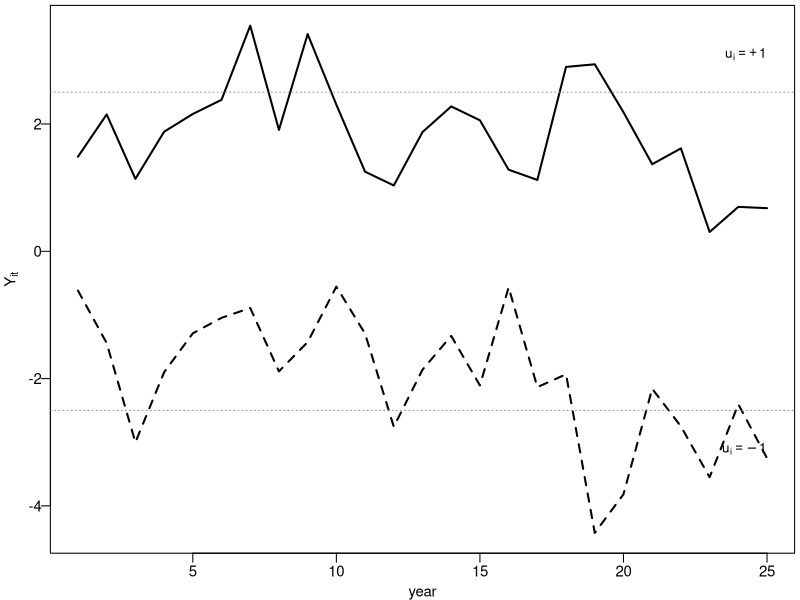
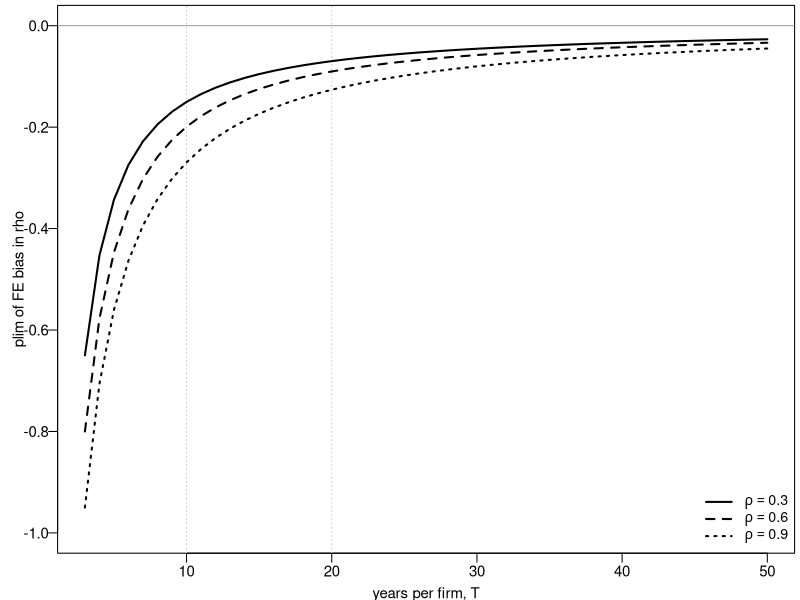
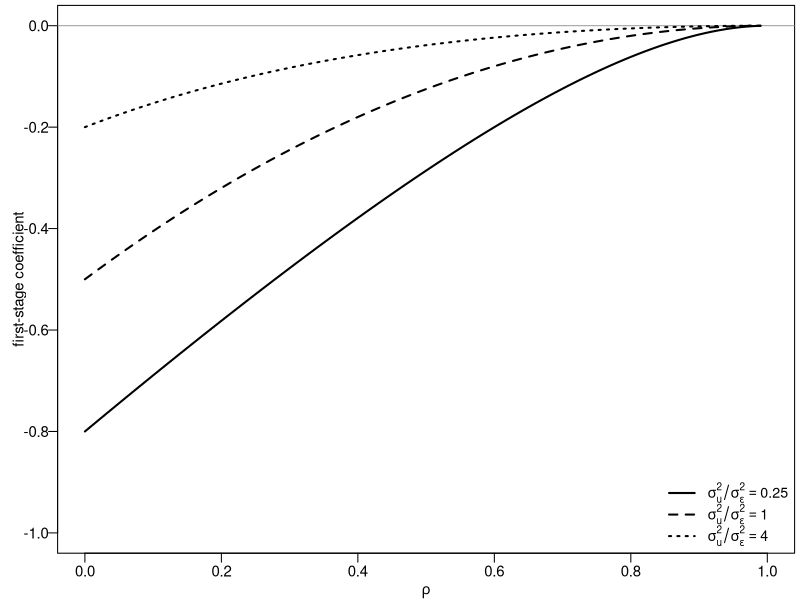
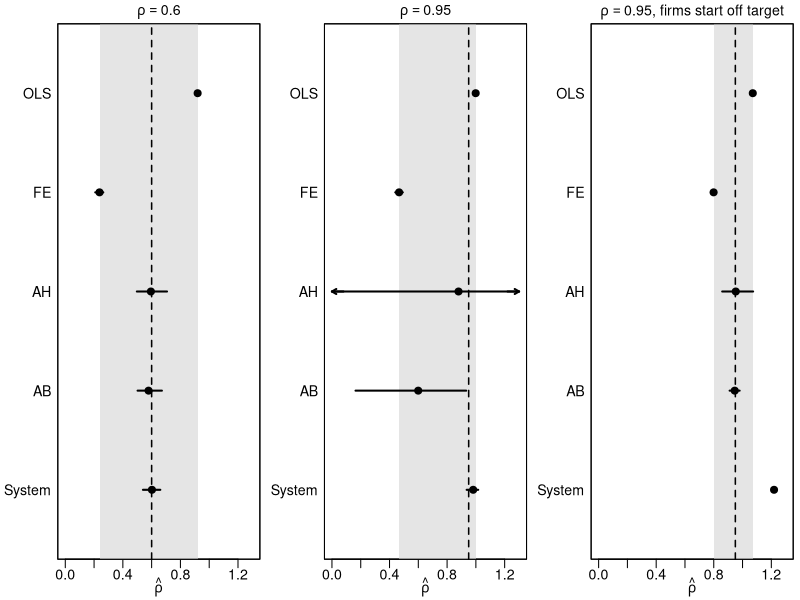

These charts were generated, in order, by the following R code:
## ---- chunk 1
slope <- function(x, y) sum((x - mean(x)) * (y - mean(y))) / sum((x - mean(x))^2)
dm    <- function(z, g) z - ave(z, g)
nickell <- function(a, m) {                            # Nickell (1981) plim of FE bias, m = T-1 AR obs
  if (m < 3) return(-(1 + a) / 2)
  A <- 1 - (1 / m) * (1 - a^m) / (1 - a)
  B <- 1 - (2 * a / ((1 - a) * (m - 1))) * (1 - (1 - a^m) / (m * (1 - a)))
  -((1 + a) / (m - 1)) * A / B
}
gen_panel <- function(N, T, rho, su = 1, se = 1, on_target = TRUE) {   # T x N matrix of levels
  u <- rnorm(N, 0, su)                                 # on_target: start at own long-run level
  y <- (if (on_target) u / (1 - rho) else 0) + rnorm(N, 0, se / sqrt(1 - rho^2))
  M <- matrix(0, T, N); M[1, ] <- y
  for (t in 2:T) M[t, ] <- rho * M[t - 1, ] + u + rnorm(N, 0, se)
  M
}
f2 <- function(x) sprintf("%.2f", x)
## ---- chunk 2
#| fig-width: 8
#| fig-height: 2.0
#| out-width: 78%
#| fig-align: center
set.seed(3); rho <- 0.6; T <- 25
one <- function(u) { y <- u / (1 - rho) + rnorm(1, 0, 1 / sqrt(1 - rho^2))
  out <- numeric(T); for (t in 1:T) { y <- rho * y + u + rnorm(1); out[t] <- y }; out }
yA <- one(1); yB <- one(-1)
par(mar = c(2.6, 2.8, 0.3, 0.3), mgp = c(1.6, 0.5, 0), cex = 0.9)
plot(1:T, yA, type = "l", lwd = 2, ylim = range(c(yA, yB)), xlab = "year", ylab = expression(Y[it]), las = 1)
lines(1:T, yB, lwd = 2, lty = 2)
abline(h = c(1, -1) / (1 - rho), col = "grey60", lty = 3)
text(T, 1 / (1 - rho) + 0.6, expression(u[i] == +1), adj = 1, cex = 0.9)
text(T, -1 / (1 - rho) - 0.6, expression(u[i] == -1), adj = 1, cex = 0.9)
## ---- chunk 3
set.seed(4242)
.T <- 5; .N <- 100000                                  # rho = 0 exactly; sigma_u = sigma_e = 1
.M  <- matrix(rep(rnorm(.N), each = .T), .T, .N) + matrix(rnorm(.T * .N), .T, .N)
.id <- rep(1:.N, each = .T - 1)
.yc <- as.vector(.M[2:.T, ]); .yl <- as.vector(.M[1:(.T - 1), ])
z0 <- c(ols = slope(.yl, .yc), fe = slope(dm(.yl, .id), dm(.yc, .id)))
## ---- chunk 4
#| results: asis
set.seed(20260202)
rho <- 0.6; N <- 4000
est <- function(T) {
  M <- gen_panel(N, T, rho)
  id <- rep(1:N, each = T - 1)
  yc <- as.vector(M[2:T, , drop = FALSE]); yl <- as.vector(M[1:(T - 1), , drop = FALSE])
  c(slope(yl, yc), slope(dm(yl, id), dm(yc, id)))
}
Ts <- c(3, 5, 10, 30)
r  <- sapply(Ts, est)
brk <- r[, 2]                                           # T = 5: OLS, FE
np <- rho + sapply(Ts - 1, function(m) nickell(rho, m))
cat(sprintf(
"\\begin{center}\\small
\\begin{tabular}{lcccc}
\\toprule
Years per firm & $T=3$ & $T=5$ & $T=10$ & $T=30$ \\\\
\\midrule
Pooled OLS \\quad(biased \\textbf{up}) & $%.3f$ & $%.3f$ & $%.3f$ & $%.3f$ \\\\
Fixed effects \\quad(biased \\textbf{down}) & $%.3f$ & $%.3f$ & $%.3f$ & $%.3f$ \\\\
\\quad \\emph{Nickell (1981) plim, for comparison} & \\itshape %.3f & \\itshape %.3f & \\itshape %.3f & \\itshape %.3f \\\\
\\midrule
Truth & $0.600$ & $0.600$ & $0.600$ & $0.600$ \\\\
\\bottomrule
\\end{tabular}
\\end{center}
", r[1,1], r[1,2], r[1,3], r[1,4], r[2,1], r[2,2], r[2,3], r[2,4], np[1], np[2], np[3], np[4]))
## ---- chunk 5
#| fig-width: 8
#| fig-height: 2.6
#| out-width: 85%
#| fig-align: center
Tgrid <- 3:50
par(mar = c(2.6, 3.2, 0.3, 0.3), mgp = c(1.7, 0.5, 0), cex = 0.9)
plot(NA, xlim = c(3, 50), ylim = c(-1, 0), xlab = "years per firm, T", ylab = "plim of FE bias in rho", las = 1)
abline(h = 0, col = "grey60"); abline(v = c(10, 20), col = "grey80", lty = 3)
for (k in 1:3) {
  a <- c(0.3, 0.6, 0.9)[k]
  lines(Tgrid, sapply(Tgrid - 1, function(m) nickell(a, m)), lwd = 2, lty = k)
}
legend("bottomright", bty = "n", lwd = 2, lty = 1:3, cex = 0.95,
       legend = c(expression(rho == 0.3), expression(rho == 0.6), expression(rho == 0.9)))
## ---- chunk 6
#| fig-width: 8
#| fig-height: 2.6
#| out-width: 85%
#| fig-align: center
gam <- function(rho, r) { k <- (1 - rho) / (1 + rho); (rho - 1) * k / (k + r) }
rg <- seq(0, 0.99, by = 0.01)
par(mar = c(2.6, 3.2, 0.3, 0.3), mgp = c(1.7, 0.5, 0), cex = 0.9)
plot(NA, xlim = c(0, 1), ylim = c(-1, 0), xlab = expression(rho), ylab = "first-stage coefficient", las = 1)
abline(h = 0, col = "grey60")
for (k in 1:3) { vr <- c(0.25, 1, 4)[k]; lines(rg, gam(rg, vr), lwd = 2, lty = k) }
legend("bottomright", bty = "n", lwd = 2, lty = 1:3, cex = 0.95,
       legend = c(expression(sigma[u]^2/sigma[epsilon]^2 == 0.25), expression(sigma[u]^2/sigma[epsilon]^2 == 1), expression(sigma[u]^2/sigma[epsilon]^2 == 4)))
## ---- chunk 7
#| results: asis
estimators <- function(M) {
  T <- nrow(M); N <- ncol(M)
  id <- rep(1:N, each = T - 1)
  yc <- as.vector(M[2:T, ]); yl <- as.vector(M[1:(T - 1), ])
  ols <- slope(yl, yc); fe <- slope(dm(yl, id), dm(yc, id))
  dY  <- M[3:T, , drop = FALSE] - M[2:(T - 1), , drop = FALSE]      # Anderson-Hsiao
  dY1 <- M[2:(T - 1), , drop = FALSE] - M[1:(T - 2), , drop = FALSE]
  Z2  <- M[1:(T - 2), , drop = FALSE]
  ah  <- sum(Z2 * dY) / sum(Z2 * dY1)
  m <- T - 2; L <- m * (m + 1) / 2                                  # one-step GMM
  H <- diag(2, m); H[abs(row(H) - col(H)) == 1] <- -1               # difference block
  Hs <- rbind(cbind(H, matrix(0, m, m)), cbind(matrix(0, m, m), diag(m)))   # + levels block
  ZHZ <- matrix(0, L, L); ZX <- numeric(L); ZY <- numeric(L)
  SZ <- matrix(0, L + m, L + m); SX <- numeric(L + m); SY <- numeric(L + m)
  for (i in 1:N) {
    Zi <- matrix(0, m, L); c0 <- 0                                  # Arellano-Bond: Y_1..Y_{t-2}
    for (s in 1:m) { Zi[s, c0 + 1:s] <- M[1:s, i]; c0 <- c0 + s }
    ZHZ <- ZHZ + crossprod(Zi, H %*% Zi)
    ZX  <- ZX + crossprod(Zi, dY1[, i]); ZY <- ZY + crossprod(Zi, dY[, i])
    Zs <- rbind(cbind(Zi, matrix(0, m, m)),                         # system: + levels eq.,
                cbind(matrix(0, m, L), diag(dY1[, i], m)))          #   instrument dY_{t-1}
    Xs <- c(dY1[, i], M[2:(T - 1), i]); Ys <- c(dY[, i], M[3:T, i])
    SZ <- SZ + crossprod(Zs, Hs %*% Zs); SX <- SX + crossprod(Zs, Xs); SY <- SY + crossprod(Zs, Ys)
  }
  W  <- solve(ZHZ); ab  <- as.numeric((t(ZX) %*% W  %*% ZY) / (t(ZX) %*% W  %*% ZX))
  Ws <- solve(SZ);  sys <- as.numeric((t(SX) %*% Ws %*% SY) / (t(SX) %*% Ws %*% SX))
  c(ols = ols, fe = fe, ah = ah, ab = ab, sys = sys)
}
set.seed(1)
sims <- list(a = replicate(200, estimators(gen_panel(500, 6, 0.6))),
             b = replicate(200, estimators(gen_panel(500, 6, 0.95))),
             c = replicate(200, estimators(gen_panel(500, 6, 0.95, on_target = FALSE))))
med  <- lapply(sims, function(s) apply(s, 1, median))
cell <- function(s) apply(s, 1, function(v)
  sprintf("$%.2f$ \\;{\\footnotesize[$%.2f$, $%.2f$]}", median(v), quantile(v, .1), quantile(v, .9)))
s6 <- cell(sims$a); s95 <- cell(sims$b)
cat(sprintf(
"\\begin{center}\\small
\\begin{tabular}{lcc}
\\toprule
 & $\\rho = 0.6$ & $\\rho = 0.95$ \\\\
\\midrule
Pooled OLS & %s & %s \\\\
Fixed effects & %s & %s \\\\
Anderson--Hsiao (one instrument) & %s & %s \\\\
Arellano--Bond (all lags, one-step) & %s & %s \\\\
\\bottomrule
\\end{tabular}
\\end{center}
", s6[1], s95[1], s6[2], s95[2], s6[3], s95[3], s6[4], s95[4]))
## ---- chunk 8
#| fig-width: 8
#| fig-height: 2.1
#| out-width: 92%
#| fig-align: center
labs <- c("OLS", "FE", "AH", "AB", "System")
ttl  <- c(expression(rho == 0.6), expression(rho == 0.95), expression(rho == 0.95 * ", firms start off target"))
tru  <- c(0.6, 0.95, 0.95); xl <- c(0, 1.3)
par(mfrow = c(1, 3), mar = c(2.4, 3.4, 1.4, 0.4), mgp = c(1.4, 0.4, 0), cex = 0.85)
for (k in 1:3) {
  s <- sims[[k]]; q <- apply(s, 1, quantile, c(.1, .5, .9)); y <- 5:1
  plot(NA, xlim = xl, ylim = c(0.5, 5.5), yaxt = "n", xlab = expression(hat(rho)), ylab = "", main = ttl[k], cex.main = 1)
  axis(2, at = y, labels = labs, las = 1, tick = FALSE)
  rect(q[2, "fe"], 0, q[2, "ols"], 6, col = "grey90", border = NA)
  abline(v = tru[k], lty = 2, lwd = 1.5)
  lo <- pmax(q[1, ], xl[1]); hi <- pmin(q[3, ], xl[2])
  segments(lo, y, hi, y, lwd = 2)
  out_l <- q[1, ] < xl[1]; out_h <- q[3, ] > xl[2]
  if (any(out_l)) arrows(xl[1] + 0.08, y[out_l], xl[1], y[out_l], length = 0.05, lwd = 2)
  if (any(out_h)) arrows(xl[2] - 0.08, y[out_h], xl[2], y[out_h], length = 0.05, lwd = 2)
  points(q[2, ], y, pch = 19, cex = 1.1)
  box()
}
## ---- chunk 9
# One draw of 06b_dynamic_panel_sim.do (Stata 19, seed 20260202, N = 500, T = 8)
sd_draw <- rbind(ols = c("0.918", "0.999", "1.083"),
                 fe  = c("0.334", "0.592", "0.840"),
                 ah  = c("0.596", "1.077", "1.004"),
                 ab  = c("0.609", "0.824", "0.966"),
                 sys = c("0.589", "1.010", "\\textbf{1.150}"))
